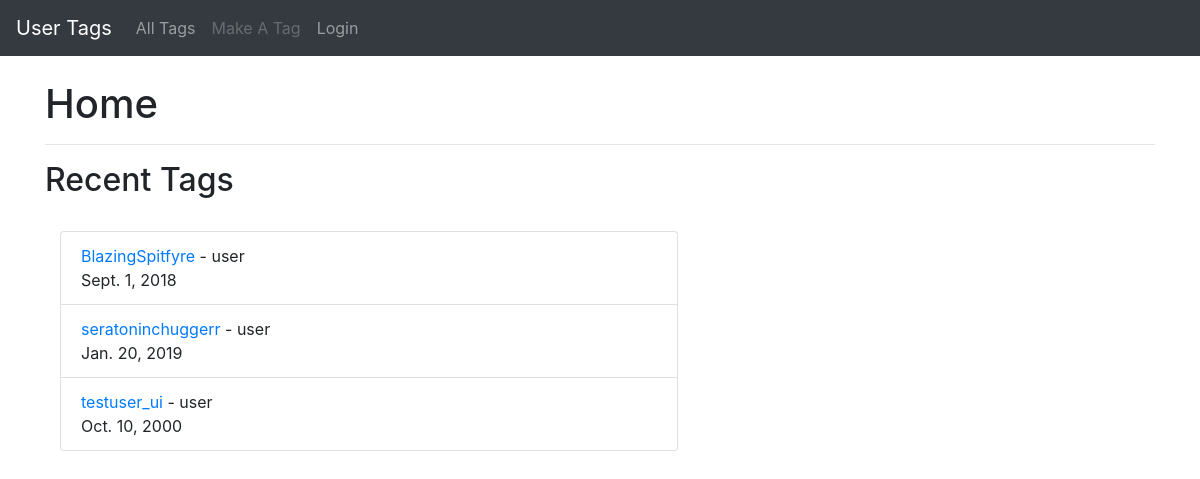
The app's page /, older data.
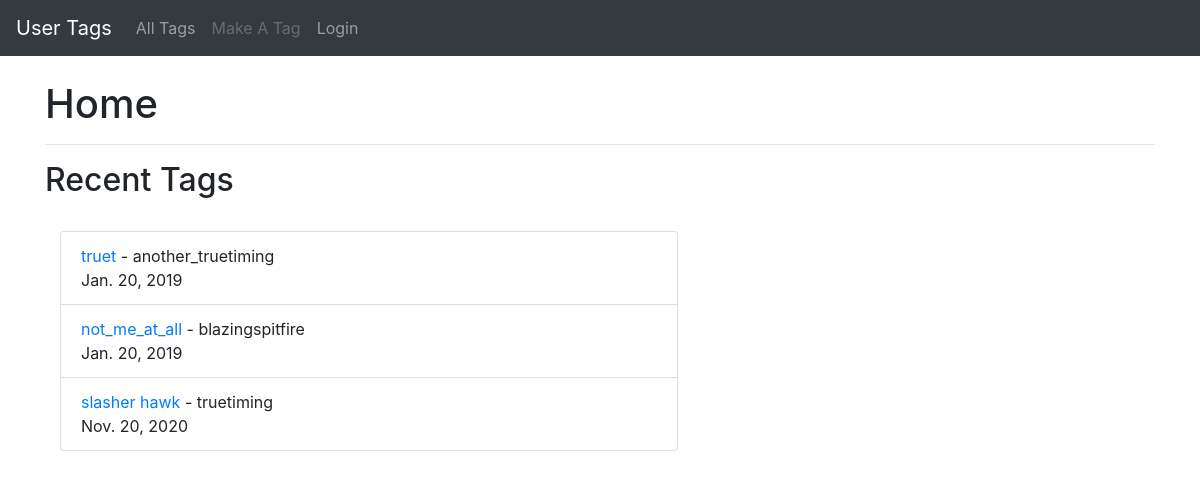
The same page, newer data.
### droptag/models.py (models this page shows, shortened)
class tag(models.Model):
    user = models.ForeignKey(User,
                        default = 1,
                        on_delete = models.CASCADE
                        )
    platform = models.CharField(
        default='STM',
        max_length=32,
        choices=PLATFORM_CHOICES)
    username = models.CharField(max_length=50)
    id_link = models.CharField(max_length=200, blank=True)
    time_met = models.DateField()
    note = models.TextField(blank=True)
    date_filled = models.DateTimeField(auto_now_add=True)

### droptag/views.py (the view)
# urls.py: 2. Add a URL to urlpatterns:  path('', Home.as_view(), name='home')
class Home(ListView):
    model = tag
    template_name = 'index.html'
    queryset = tag.objects.order_by('-date_filled')[0:3]

### droptag/templates/index.html
{% extends 'base.html' %}
{% block content %}
<h1>Home</h1>
<hr>
<h2>Recent Tags</h2><br/>
<div class="col-7">
    <ul class="list-group">
    {% for tag in object_list %}
        <li class="list-group-item"><a href="{% url 'tag_display' tag.pk %}">{{ tag.username }}</a> - {{ tag.user }}<br/>
        {{ tag.time_met }}</li>
    {% endfor %}
    </ul>
</div>
<br/>
{% endblock %}

Row changes from the older to the newer data that the page shows:
no longer on this page (row unchanged): tag: username "BlazingSpitfyre", user "user", time_met "Sept. 1, 2018"
no longer on this page (row unchanged): tag: username "seratoninchuggerr", user "user", time_met "Jan. 20, 2019"
no longer on this page (row unchanged): tag: username "testuser_ui", user "user", time_met "Oct. 10, 2000"
added tag: username "truet", user "another_truetiming", time_met "Jan. 20, 2019"
added tag: username "not_me_at_all", user "blazingspitfire", time_met "Jan. 20, 2019"
added tag: username "slasher hawk", user "truetiming", time_met "Nov. 20, 2020"
